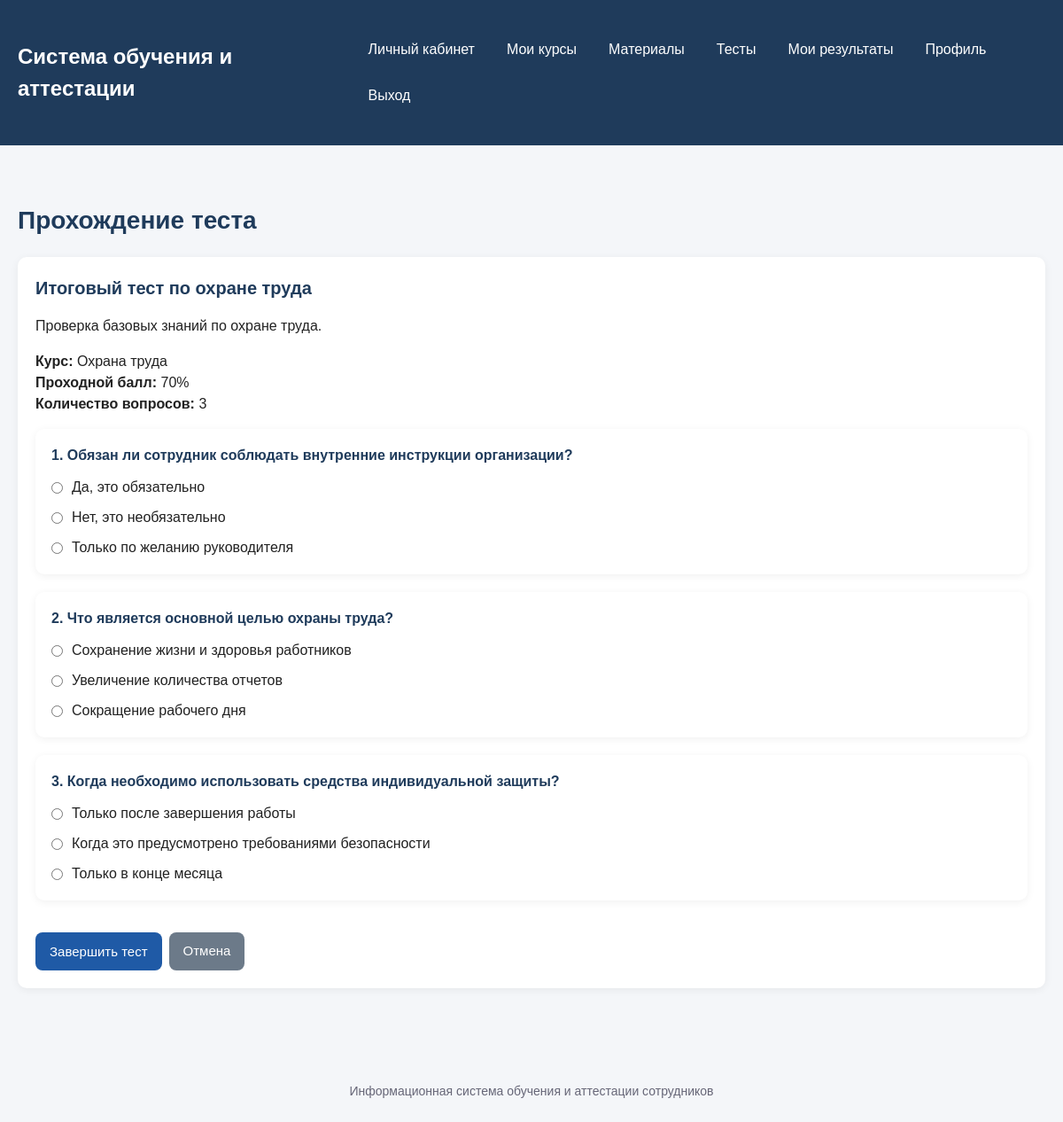
Page /tests/take/1 (signed in) on the committed database.
### models.py (models this page shows, shortened)
class Test(db.Model):
    __tablename__ = "tests"
    id = db.Column(db.Integer, primary_key=True)
    title = db.Column(db.String(200), nullable=False)
    description = db.Column(db.Text)
    pass_score = db.Column(db.Integer, nullable=False, default=70)
    question_count = db.Column(db.Integer, nullable=False, default=10)
    max_attempts = db.Column(db.Integer, nullable=False, default=3)
    is_active = db.Column(db.Boolean, default=True, nullable=False)
    course_id = db.Column(
        db.Integer,
        db.ForeignKey("courses.id", ondelete="CASCADE"),
        nullable=False
    )
    course = db.relationship("Course", back_populates="tests")
    questions = db.relationship(
        "Question",
        back_populates="test",
        cascade="all, delete-orphan",
        order_by="Question.id.asc()"
    )
    attempts = db.relationship(
        "Attempt",
        back_populates="test",
        cascade="all, delete-orphan"
    )

class Course(db.Model):
    __tablename__ = "courses"
    id = db.Column(db.Integer, primary_key=True)
    title = db.Column(db.String(200), nullable=False)
    description = db.Column(db.Text)
    materials = db.relationship(
        "Material",
        back_populates="course",
        cascade="all, delete-orphan"
    )
    tests = db.relationship(
        "Test",
        back_populates="course",
        cascade="all, delete-orphan"
    )
    assignments = db.relationship(
        "CourseAssignment",
        back_populates="course",
        cascade="all, delete-orphan"
    )

class Question(db.Model):
    __tablename__ = "questions"
    id = db.Column(db.Integer, primary_key=True)
    text = db.Column(db.Text, nullable=False)
    test_id = db.Column(
        db.Integer,
        db.ForeignKey("tests.id", ondelete="CASCADE"),
        nullable=False
    )
    test = db.relationship("Test", back_populates="questions")
    options = db.relationship(
        "AnswerOption",
        back_populates="question",
        cascade="all, delete-orphan",
        order_by="AnswerOption.id.asc()"
    )
    attempt_answers = db.relationship(
        "AttemptAnswer",
        back_populates="question",
        cascade="all, delete-orphan"
    )

class AnswerOption(db.Model):
    __tablename__ = "answer_options"
    id = db.Column(db.Integer, primary_key=True)
    text = db.Column(db.String(300), nullable=False)
    is_correct = db.Column(db.Boolean, default=False, nullable=False)
    question_id = db.Column(
        db.Integer,
        db.ForeignKey("questions.id", ondelete="CASCADE"),
        nullable=False
    )
    question = db.relationship("Question", back_populates="options")
    selected_answers = db.relationship(
        "AttemptAnswer",
        back_populates="selected_option"
    )

### app.py (the view, shortened to what this page needs)
@app.route("/tests/take/<int:test_id>", methods=["GET", "POST"])
@login_required
@roles_required("employee", "admin")
def take_test(test_id):
    test_obj = Test.query.get_or_404(test_id)
    user = current_user()
    if not test_obj.is_active:
        flash("Тест сейчас недоступен.", "warning")
        return redirect(url_for("tests"))
    if not can_user_take_test(user, test_obj):
        flash("Этот тест вам не назначен.", "danger")
        return redirect(url_for("tests"))
    attempts_count = Attempt.query.filter_by(user_id=user.id, test_id=test_obj.id).count()
    if user.role != "admin" and attempts_count >= test_obj.max_attempts:
        flash("Количество попыток исчерпано.", "danger")
        return redirect(url_for("results"))
    if request.method == "GET":
        selected_questions = get_random_questions_for_test(test_obj)
        if not selected_questions:
            flash("Для этого теста пока нет вопросов.", "warning")
            return redirect(url_for("tests"))
        session_questions = [question.id for question in selected_questions]
        session[f"test_{test_obj.id}_questions"] = session_questions
        return render_template(
            "take_test.html",
            test=test_obj,
            questions=selected_questions,
        )

### app.py (called while the page is built)
def current_user():
    user_id = session.get("user_id")
    if not user_id:
        return None
    return db.session.get(User, user_id)

@app.context_processor
def inject_user():
    return {"current_user": current_user()}

def login_required(view_func):
    @wraps(view_func)
    def wrapper(*args, **kwargs):
        if not current_user():
            flash("Сначала войдите в систему.", "warning")
            return redirect(url_for("login"))
        return view_func(*args, **kwargs)
    return wrapper

def roles_required(*roles):
    def decorator(view_func):
        @wraps(view_func)
        def wrapper(*args, **kwargs):
            user = current_user()
            if not user:
                flash("Сначала войдите в систему.", "warning")
                return redirect(url_for("login"))
            if user.role not in roles:
                flash("У вас нет доступа к этому разделу.", "danger")
                return redirect(url_for("dashboard"))
            return view_func(*args, **kwargs)
        return wrapper
    return decorator

def can_user_take_test(user, test_obj):
    if user.role == "admin":
        return True
    return can_access_course(user, test_obj.course_id)

def can_access_course(user, course_id):
    if user.role in ("admin", "manager"):
        return True
    assignment = CourseAssignment.query.filter_by(
        user_id=user.id,
        course_id=course_id,
    ).first()
    return assignment is not None

def get_random_questions_for_test(test_obj):
    questions = list(test_obj.questions)
    if not questions:
        return []
    count = min(test_obj.question_count, len(questions))
    return random.sample(questions, count)

### templates/take_test.html (shortened to what this page needs)
{% extends "base.html" %}
{% block content %}
    <h1 class="page-title">Прохождение теста</h1>
    <section class="section">
        <h2 class="section-title">{{ test.title }}</h2>
        {% if test.description %}
            <p style="margin-bottom: 16px;">{{ test.description }}</p>
        {% endif %}
        <div style="margin-bottom: 16px;">
            <p><strong>Курс:</strong> {{ test.course.title }}</p>
            <p><strong>Проходной балл:</strong> {{ test.pass_score }}%</p>
            <p><strong>Количество вопросов:</strong> {{ questions|length }}</p>
        </div>
        {% if questions %}
            <form method="post" class="form">
                <div class="question-list">
                    {% for question in questions %}
                        <div class="question-item">
                            <div class="question-title">
                                {{ loop.index }}. {{ question.text }}
                            </div>
                            <div class="answer-options">
                                {% for option in question.options %}
                                    <label class="answer-option">
                                        <input
                                            type="radio"
                                            name="question_{{ question.id }}"
                                            value="{{ option.id }}"
                                            required
                                        >
                                        <span>{{ option.text }}</span>
                                    </label>
                                {% endfor %}
                            </div>
                        </div>
                    {% endfor %}
                </div>
                <div class="actions" style="margin-top: 20px;">
                    <button type="submit" class="btn btn-primary">Завершить тест</button>
                    <a href="{{ url_for('tests') }}" class="btn btn-secondary">Отмена</a>
                </div>
            </form>
        {% else %}
            <p>Вопросы для данного теста отсутствуют.</p>
            <div class="actions" style="margin-top: 16px;">
                <a href="{{ url_for('tests') }}" class="btn btn-secondary">Назад</a>
            </div>
        {% endif %}
    </section>
{% endblock %}

### static/css/style.css (style rules this page uses)
* { box-sizing: border-box; margin: 0; padding: 0; }
body { font-family: Arial, sans-serif; background: #f4f6f9; color: #222; line-height: 1.5; }
a { color: #1f5aa6; text-decoration: none; }
.page-title { font-size: 28px; margin-bottom: 20px; color: #1f3b5b; }
.section { background: #ffffff; border-radius: 10px; padding: 20px; margin-bottom: 20px; box-shadow: 0 2px 10px rgba(0, 0, 0, 0.06); }
.section-title { font-size: 20px; margin-bottom: 16px; color: #1f3b5b; }
.form { display: flex; flex-direction: column; gap: 16px; }
.btn { display: inline-block; padding: 10px 16px; border: none; border-radius: 8px; cursor: pointer; font-size: 15px; text-align: center; text-decoration: none; transition: 0.2s ease; }
.btn-primary { background: #1f5aa6; color: #ffffff; }
.btn-secondary { background: #6c7a89; color: #ffffff; }
.actions { display: flex; flex-wrap: wrap; gap: 8px; }
.question-list { display: flex; flex-direction: column; gap: 20px; }
.question-item { background: #ffffff; border-radius: 10px; padding: 18px; box-shadow: 0 2px 10px rgba(0, 0, 0, 0.06); }
.question-title { font-weight: bold; margin-bottom: 12px; color: #1f3b5b; }
.answer-options { display: flex; flex-direction: column; gap: 10px; }
.answer-option { display: flex; align-items: center; gap: 10px; }

### rows in the picture
Test: title "Итоговый тест по охране труда", description "Проверка базовых знаний по охране труда.", pass_score "70"
Course: course "Охрана труда"
Question: text "Обязан ли сотрудник соблюдать внутренние инструкции организации?"
AnswerOption: text "Да, это обязательно"
AnswerOption: text "Нет, это необязательно"
AnswerOption: text "Только по желанию руководителя"
Question: text "Что является основной целью охраны труда?"
AnswerOption: text "Сохранение жизни и здоровья работников"
AnswerOption: text "Увеличение количества отчетов"
AnswerOption: text "Сокращение рабочего дня"
Question: text "Когда необходимо использовать средства индивидуальной защиты?"
AnswerOption: text "Только после завершения работы"
AnswerOption: text "Когда это предусмотрено требованиями безопасности"
AnswerOption: text "Только в конце месяца"

### other values in the picture
{{ questions|length }} "3"
